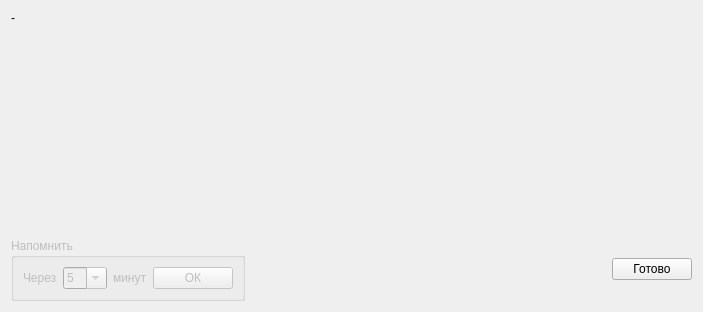
<?xml version="1.0" encoding="UTF-8"?>
<ui version="4.0">
 <class>RemindDialog</class>
 <widget class="QDialog" name="RemindDialog">
  <property name="geometry">
   <rect>
    <x>0</x>
    <y>0</y>
    <width>703</width>
    <height>312</height>
   </rect>
  </property>
  <property name="windowTitle">
   <string>Напоминание</string>
  </property>
  <layout class="QVBoxLayout" name="verticalLayout">
   <item>
    <widget class="QLabel" name="infoLabel">
     <property name="sizePolicy">
      <sizepolicy hsizetype="Expanding" vsizetype="Expanding">
       <horstretch>0</horstretch>
       <verstretch>0</verstretch>
      </sizepolicy>
     </property>
     <property name="text">
      <string>-</string>
     </property>
     <property name="alignment">
      <set>Qt::AlignLeading|Qt::AlignLeft|Qt::AlignTop</set>
     </property>
     <property name="wordWrap">
      <bool>true</bool>
     </property>
     <property name="textInteractionFlags">
      <set>Qt::LinksAccessibleByMouse|Qt::TextSelectableByMouse</set>
     </property>
    </widget>
   </item>
   <item>
    <layout class="QHBoxLayout" name="horizontalLayout">
     <item>
      <widget class="QGroupBox" name="rescheduleGroupBox">
       <property name="enabled">
        <bool>false</bool>
       </property>
       <property name="title">
        <string>Напомнить</string>
       </property>
       <layout class="QHBoxLayout" name="horizontalLayout_2">
        <item>
         <widget class="QLabel" name="remindTimeLabel">
          <property name="text">
           <string>Через</string>
          </property>
         </widget>
        </item>
        <item>
         <widget class="QComboBox" name="remindTimeComboBox">
          <property name="editable">
           <bool>true</bool>
          </property>
          <item>
           <property name="text">
            <string>5</string>
           </property>
          </item>
          <item>
           <property name="text">
            <string>10</string>
           </property>
          </item>
          <item>
           <property name="text">
            <string>20</string>
           </property>
          </item>
          <item>
           <property name="text">
            <string>30</string>
           </property>
          </item>
          <item>
           <property name="text">
            <string>60</string>
           </property>
          </item>
         </widget>
        </item>
        <item>
         <widget class="QLabel" name="minutesLabel">
          <property name="text">
           <string>минут</string>
          </property>
         </widget>
        </item>
        <item>
         <widget class="QPushButton" name="laterPushButton">
          <property name="text">
           <string>ОК</string>
          </property>
         </widget>
        </item>
       </layout>
      </widget>
     </item>
     <item>
      <spacer name="horizontalSpacer">
       <property name="orientation">
        <enum>Qt::Horizontal</enum>
       </property>
       <property name="sizeHint" stdset="0">
        <size>
         <width>40</width>
         <height>20</height>
        </size>
       </property>
      </spacer>
     </item>
     <item>
      <widget class="QPushButton" name="okPushButton">
       <property name="text">
        <string>Готово</string>
       </property>
       <property name="icon">
        <iconset resource="kcrm.qrc">
         <normaloff>:/images/ok32.png</normaloff>:/images/ok32.png</iconset>
       </property>
      </widget>
     </item>
    </layout>
   </item>
  </layout>
 </widget>
 <resources>
  <include location="kcrm.qrc"/>
 </resources>
 <connections/>
</ui>
